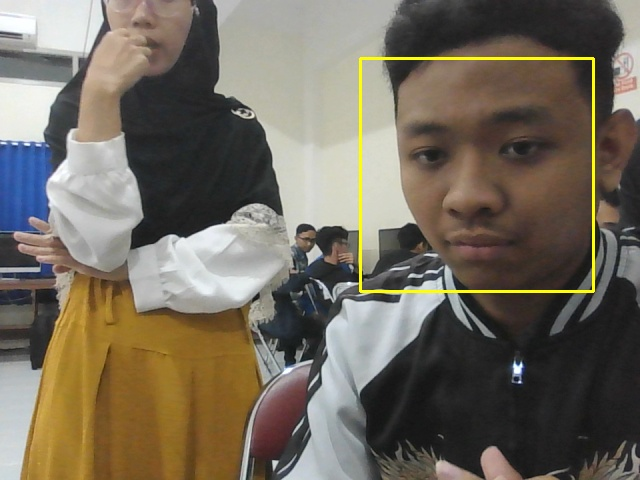
#> input picture datawajah/2005_zaki_cv_1.jpg, 640 x 480 px; its folder holds only this picture in this run
$ python -i 'Face Attendance - Smart Absensi.py'   (imports and definitions only)
#> lines starting #> are read from the running program, lines starting #| are printed output that depends on the picture
import cv2, os, numpy as np
import tkinter as tk
from PIL import ImageTk, Image
from datetime import datetime

def selesai1():
    intructions.config(text="Rekam Data Telah Selesai!")
def selesai2():
    intructions.config(text="Training Wajah Telah Selesai!")
def selesai3():
    intructions.config(text="Absensi Telah Dilakukan")
# [35 lines left out: function rekamDataWajah, not called in this run]

def trainingWajah():
    wajahDir = 'datawajah'
    latihDir = 'latihwajah'

    def getImageLabel(path):
#> called with path = 'datawajah'
        imagePaths = [os.path.join(path, f) for f in os.listdir(path)]
        faceSamples = []
        faceIDs = []
        for imagePath in imagePaths:
            PILimg = Image.open(imagePath).convert('L')
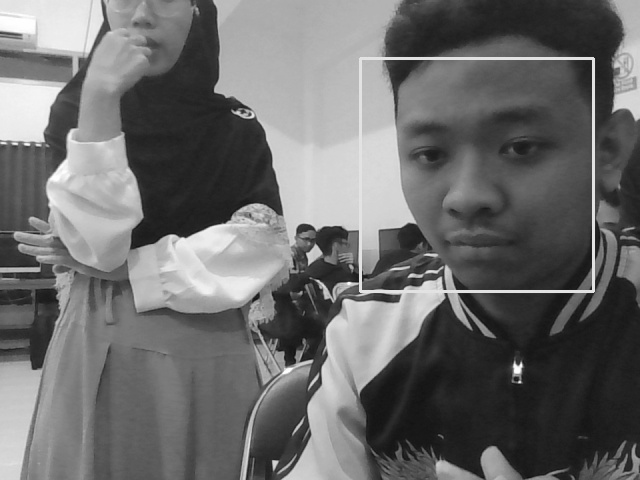
#> PILimg: PIL image 640x480 L; min 15, max 255, mean 107.9
            imgNum = np.array(PILimg, 'uint8')
            faceID = int(os.path.split(imagePath)[-1].split('_')[0])
            faces = faceDetector.detectMultiScale(imgNum)
#> faces = [[360, 61, 232, 232]]
            for (x, y, w, h) in faces:
                faceSamples.append(imgNum[y:y + h, x:x + w])
                faceIDs.append(faceID)
#> this loop made 1 pass
#> after the loop, faceIDs = [2005]; faceSamples = 1 item
            return faceSamples, faceIDs

    faceRecognizer = cv2.face.LBPHFaceRecognizer_create()
    faceDetector = cv2.CascadeClassifier('haarcascade_frontalface_default.xml')
    faces, IDs = getImageLabel(wajahDir)
#> faces = 1 item; IDs = [2005]
    faceRecognizer.train(faces, np.array(IDs))
    # simpan
    faceRecognizer.write(latihDir + '/training.xml')
    selesai2()

# [63 lines left out: functions markAttendance, absensiWajah, not called in this run]

# GUI
# [1 line not run here, left out]
# mengatur canvas (window tkinter)
# [1 line that did not run here, left out]
# [2 lines not run here, left out]
# judul
# [1 line that did not run here, left out]
# [1 line not run here, left out]

#credit
# [1 line that did not run here, left out]
# [1 line not run here, left out]
# for entry data nama
# [1 line that did not run here, left out]
# [1 line not run here, left out]
# [1 line that did not run here, left out]
# [1 line not run here, left out]
# for entry data nim
# [1 line that did not run here, left out]
# [1 line not run here, left out]
# [1 line that did not run here, left out]
# [1 line not run here, left out]
# for entry data kelas
# [1 line that did not run here, left out]
# [12 lines of commented-out code are left out]

# [1 line not run here, left out]
# [1 line that did not run here, left out]
# [3 lines not run here, left out]

# tombol untuk rekam data wajah
# [1 line that did not run here, left out]
# [1 line not run here, left out]
Rekam_text = tk.StringVar()
# [1 line that did not run here, left out]
# [2 lines not run here, left out]

# tombol untuk training wajah
Rekam_text1 = tk.StringVar()
# [1 line that did not run here, left out]
# [2 lines not run here, left out]

# tombol absensi dengan wajah
Rekam_text2 = tk.StringVar()
# [1 line that did not run here, left out]
# [4 lines not run here, left out]

#> (the run stopped early here; a loop or call above may not have finished)

$ run again, on datawajah/2005_zaki_cv_13.jpg
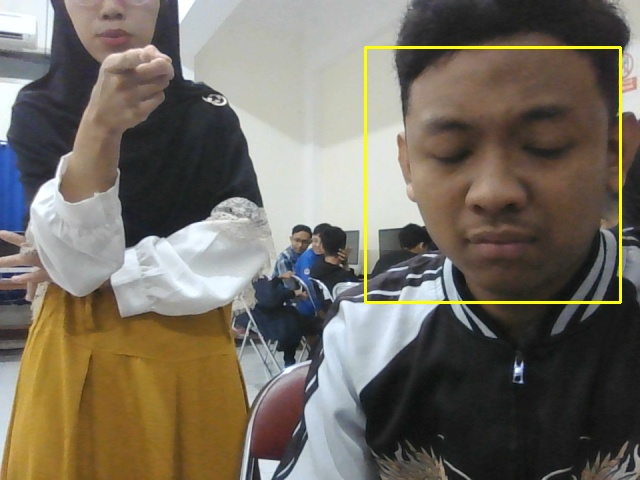
#> input picture datawajah/2005_zaki_cv_13.jpg, 640 x 480 px
#> in getImageLabel, `PILimg = Image.open(imagePath).convert('L')`:
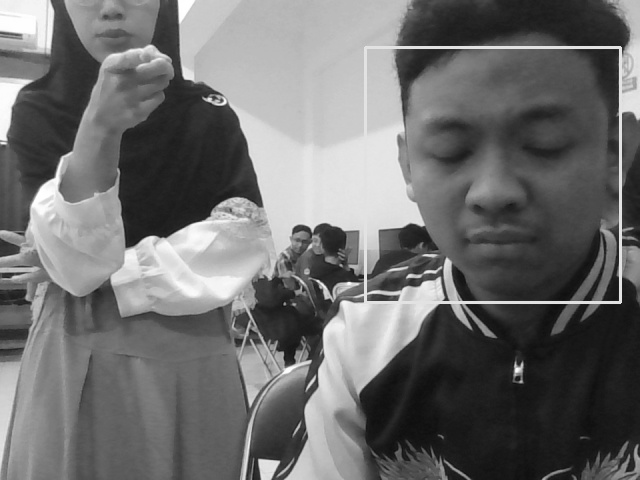
#> PILimg: PIL image 640x480 L; min 14, max 255, mean 109.7
#> in getImageLabel, `faces = faceDetector.detectMultiScale(imgNum)`: faces = [[375, 54, 247, 247]]
#> the loop in getImageLabel, `for (x, y, w, h) in faces:` made 1 pass
#> after the loop in getImageLabel, `for (x, y, w, h) in faces:`: faceIDs = [2005]; faceSamples = 1 item
#> in trainingWajah, `faces, IDs = getImageLabel(wajahDir)`: IDs = [2005]
